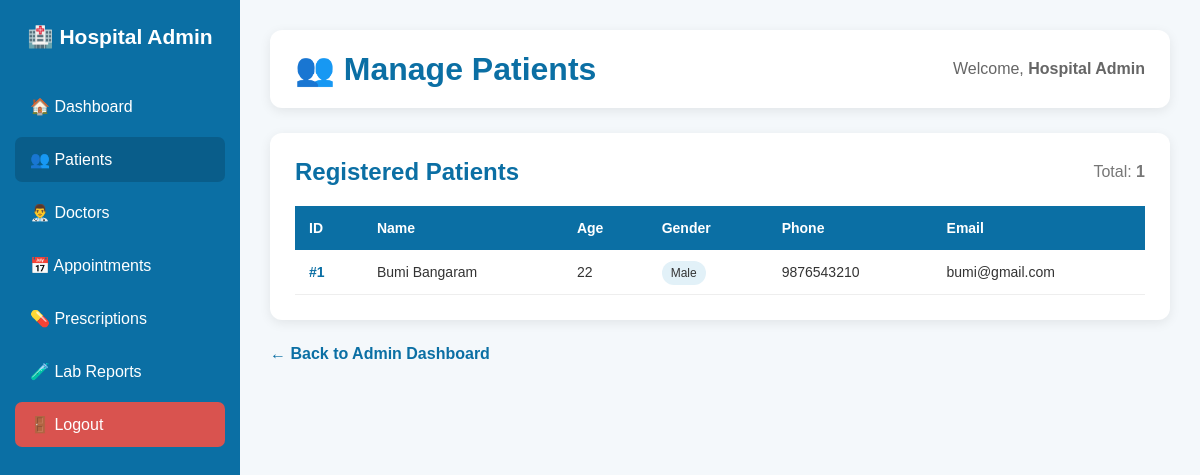
Screenshot of /admin-patients (signed in) with the database file from the repository.
### tables this page shows
CREATE TABLE patients (
            id INTEGER PRIMARY KEY AUTOINCREMENT,
            name TEXT NOT NULL,
            age INTEGER NOT NULL,
            gender TEXT NOT NULL,
            phone TEXT NOT NULL,
            email TEXT UNIQUE NOT NULL,
            password TEXT NOT NULL
        );

### app.py (the view)
@app.route("/admin-patients")
def admin_patients():
    if "admin_id" not in session:
        return redirect(url_for("admin_login"))
    connection = get_database()
    patients = connection.execute(
        """
        SELECT id, name, age, gender, phone, email
        FROM patients
        ORDER BY id DESC
        """
    ).fetchall()
    connection.close()
    return render_template(
        "admin_patients.html",
        patients=patients,
        admin_name=session["admin_name"]
    )

### app.py (called while the page is built)
def get_database():
    connection = sqlite3.connect("hospital.db")
    connection.row_factory = sqlite3.Row
    return connection

### templates/admin_patients.html (shortened to what this page needs)
<!DOCTYPE html>
<html lang="en">
<head>
</head>
<body>
    <div class="sidebar">
        <div class="logo">
            🏥 Hospital Admin
        </div>
        <a href="{{ url_for('admin_dashboard') }}">
            🏠 Dashboard
        </a>
        <a
            href="{{ url_for('admin_patients') }}"
            class="active"
        >
            👥 Patients
        </a>
        <a href="{{ url_for('doctors') }}">
            👨‍⚕️ Doctors
        </a>
        <a href="{{ url_for('my_appointments') }}">
            📅 Appointments
        </a>
        <a href="{{ url_for('add_prescription') }}">
            💊 Prescriptions
        </a>
       <a href="{{ url_for('admin_lab_reports') }}">
            🧪 Lab Reports
        </a>
        <a
            href="{{ url_for('logout') }}"
            class="logout"
        >
            🚪 Logout
        </a>
    </div>
    <div class="main">
        <div class="topbar">
            <h1>
                👥 Manage Patients
            </h1>
            <div class="admin-name">
                Welcome,
                <strong>
                    {{ admin_name }}
                </strong>
            </div>
        </div>
        <div class="table-container">
            <div class="table-header">
                <h2>
                    Registered Patients
                </h2>
                <div class="count">
                    Total:
                    <strong>
                        {{ patients|length }}
                    </strong>
                </div>
            </div>
            {% if patients %}
                <table>
                    <thead>
                        <tr>
                            <th>
                                ID
                            </th>
                            <th>
                                Name
                            </th>
                            <th>
                                Age
                            </th>
                            <th>
                                Gender
                            </th>
                            <th>
                                Phone
                            </th>
                            <th>
                                Email
                            </th>
                        </tr>
                    </thead>
                    <tbody>
                        {% for patient in patients %}
                            <tr>
                                <td class="patient-id">
                                    #{{ patient["id"] }}
                                </td>
                                <td>
                                    {{ patient["name"] }}
                                </td>
                                <td>
                                    {{ patient["age"] }}
                                </td>
                                <td>
                                    <span class="gender">
                                        {{ patient["gender"] }}
                                    </span>
                                </td>
                                <td>
                                    {{ patient["phone"] }}
                                </td>
                                <td>
                                    {{ patient["email"] }}
                                </td>
                            </tr>
                        {% endfor %}
                    </tbody>
                </table>
            {% endif %}
        </div>
        <a
            href="{{ url_for('admin_dashboard') }}"
            class="back"
        >
            ← Back to Admin Dashboard
        </a>
    </div>
</body>
</html>

### templates/admin_patients.html (style rules this page uses)
* { margin: 0; padding: 0; box-sizing: border-box; font-family: Arial, sans-serif; }
body { background: #f4f8fb; color: #333; }
.sidebar { position: fixed; left: 0; top: 0; width: 240px; height: 100vh; background: #0b6fa4; padding: 25px 15px; }
.logo { color: white; font-size: 21px; font-weight: bold; text-align: center; margin-bottom: 35px; }
.sidebar a { display: block; color: white; text-decoration: none; padding: 13px 15px; margin-bottom: 8px; border-radius: 7px; }
.sidebar a:hover, .sidebar .active { background: #095d8a; }
.logout { background: #d9534f; }
.main { margin-left: 240px; padding: 30px; }
.topbar { background: white; padding: 20px 25px; border-radius: 12px; display: flex; justify-content: space-between; align-items: center; margin-bottom: 25px; box-shadow: 0 3px 12px rgba(0, 0, 0, 0.08); }
.topbar h1 { color: #0b6fa4; }
.admin-name { color: #666; }
.table-container { background: white; padding: 25px; border-radius: 12px; box-shadow: 0 3px 12px rgba(0, 0, 0, 0.08); overflow-x: auto; }
.table-header { display: flex; justify-content: space-between; align-items: center; margin-bottom: 20px; }
.table-header h2 { color: #0b6fa4; }
.count { color: #777; }
table { width: 100%; border-collapse: collapse; min-width: 800px; }
th { background: #0b6fa4; color: white; padding: 14px; text-align: left; font-size: 14px; }
td { padding: 14px; border-bottom: 1px solid #eee; font-size: 14px; }
.patient-id { color: #0b6fa4; font-weight: bold; }
.gender { padding: 5px 9px; background: #e2f1f8; border-radius: 15px; font-size: 12px; }
.back { display: inline-block; margin-top: 25px; color: #0b6fa4; text-decoration: none; font-weight: bold; }

### rows the page displays
patients: id "1", name "Bumi Bangaram", age "22", gender "Male", phone "9876543210", email "bumi@gmail.com"

### other values shown
{{ admin_name }} "Hospital Admin"
{{ patients|length }} "1"
